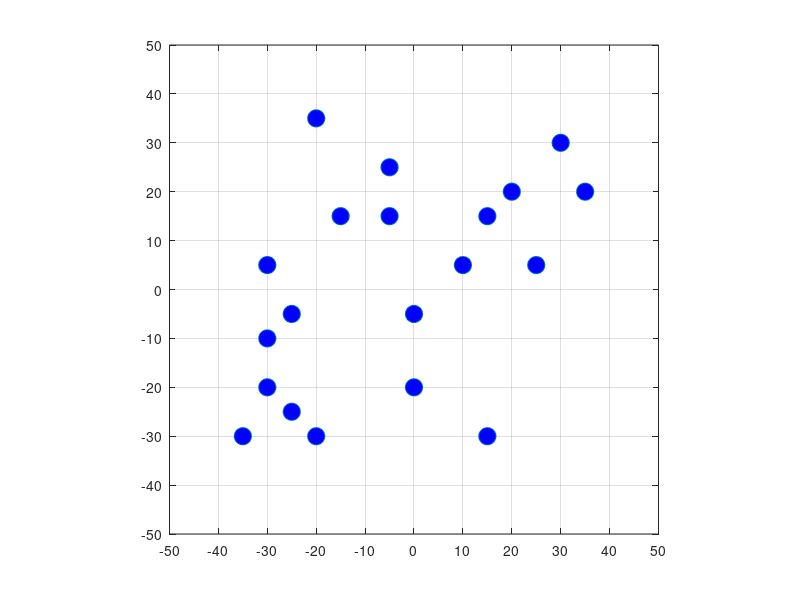

Write MATLAB code to recreate this figure. (Note: this script raises an error after producing the figure.)
clc; clear; close all

%% Initialise particles' state
nPart = 20; % no. of particles
size = 5; % particle diameter
box_xmax = 100; % max box width
box_ymax = 100; % max box breadth
time = 5000; % equal to iterations

initX = randi(int32([-(box_xmax/2-size*3) (box_xmax/2-size*3)]/size), 1, nPart)*size; % X-coordinate
initY = randi(int32([-(box_ymax/2-size*3) (box_ymax/2-size*3)]/size), 1, nPart)*size; % Y-coordinate
angle = (360 - 0).*rand(1,nPart) + 0; % angle w.r.t x-axis
discreteSpeed = 0.5 .* ones(1,nPart); % fixed discretized speed in units/iteration
isCollision = zeros(nPart,nPart); % collision detection matrix

%% Simulate particles
X = zeros(time,length(initX));
Y = zeros(time,length(initY));
X(1,:) = initX;
Y(1,:) = initY;

velX = zeros(time,length(initX));
velY = zeros(time,length(initY));
velX(1,:) = discreteSpeed.*cosd(angle);
velY(1,:) = discreteSpeed.*sind(angle);

xmax = box_xmax/2 - size/2;
xmin = -box_xmax/2 + size/2;
ymax = box_ymax/2 - size/2;
ymin = -box_ymax/2 + size/2;

p=plot(X(1,:),Y(1,:),'o','MarkerFaceColor','blue', 'MarkerSize', size*2.5);
axis equal;
axis([-box_xmax/2 box_xmax/2 -box_ymax/2 box_ymax/2]);
xticks(-box_xmax/2:10:box_xmax/2);
yticks(-box_ymax/2:10:box_ymax/2);
grid on;
drawnow;

% calculate particles' coordinates for all times
for i = 2:time
    % move particle
    X(i,:) = X(i-1,:) + velX(i-1,:);
    Y(i,:) = Y(i-1,:) + velY(i-1,:);

    % detect collision
    for m = 1:nPart-1
        for n = m+1:nPart
            dist = sqrt((abs(X(i,m) - X(i,n)))^2 + (abs(Y(i,m) - Y(i,n)))^2);
            if dist < size
                isCollision(m,n) = 1;
            else
                isCollision(m,n) = 0;
            end
        end
    end

     % collision with wall
    velX(i,:) = velX(i-1,:).*(((X(i,:) > xmax) + (X(i,:) < xmin) - 0.5)/(-0.5));
    velY(i,:) = velY(i-1,:).*(((Y(i,:) > ymax) + (Y(i,:) < ymin) - 0.5)/(-0.5));
    X(i,:) = X(i,:) - 2*((X(i,:) > xmax).*rem(X(i,:), xmax));
    Y(i,:) = Y(i,:) - 2*((Y(i,:) > ymax).*rem(Y(i,:), ymax));
    X(i,:) = X(i,:) + 2*((X(i,:) < xmin).*abs(rem(X(i,:), xmin)));
    Y(i,:) = Y(i,:) + 2*((Y(i,:) < ymin).*abs(rem(Y(i,:), ymin)));

    % collision with particle
    for m = 1:nPart-1
        for n = m+1:nPart
            if isCollision(m,n) == 1
                slopeVect = [(X(i,m) - X(i,n)) (Y(i,m) - Y(i,n))];
                slopeVect = slopeVect/norm(slopeVect); % unit vector
                velVect_m = [velX(i-1,m) velY(i-1,m)];
                velVect_n = [velX(i-1,n) velY(i-1,n)];
                
                % resolve velX and velY along line-of-collision coordinates
                velParallel = [dot(velVect_m,slopeVect)*slopeVect; dot(velVect_n,slopeVect)*slopeVect];
                velPerpendicular = [velVect_m; velVect_n] - velParallel;

                % exchange momentum (parallel velocities swap if same mass)
                velParallel([1 2],:) = velParallel([2 1],:);

                % check if velocities separate particles
                if dot(slopeVect, velParallel(1,:) - velParallel(2,:)) < 0
                    velParallel([1 2],:) = velParallel([2 1],:);
                end

                % resolve velocities in velX and velY directions
                velX(i,[m n]) = [velParallel(1,1)+velPerpendicular(1,1), velParallel(2,1)+velPerpendicular(2,1)];
                velY(i,[m n]) = [velParallel(1,2)+velPerpendicular(1,2), velParallel(2,2)+velPerpendicular(2,2)];
            end
        end
    end

    % animate particles
    % w = waitforbuttonpress;
    % if w == 1
    %     p.XData = X(i,:);
    %     p.YData = Y(i,:);
    %     drawnow;
    % end
end

%% Evaluate thermo-physical quantities



%% Animate particles and make video

% v = VideoWriter('gas');
% v.Quality = 100;
% open(v);

for i = 2:time
    % w = waitforbuttonpress;
    % if w == 1
    %     p.XData = X(i,:);
    %     p.YData = Y(i,:);
    %     drawnow;
    % end

    p.XData = X(i,:);
    p.YData = Y(i,:);
    drawnow;

    % frame = getframe(gcf);
    % writeVideo(v, frame);
end
% close(v);